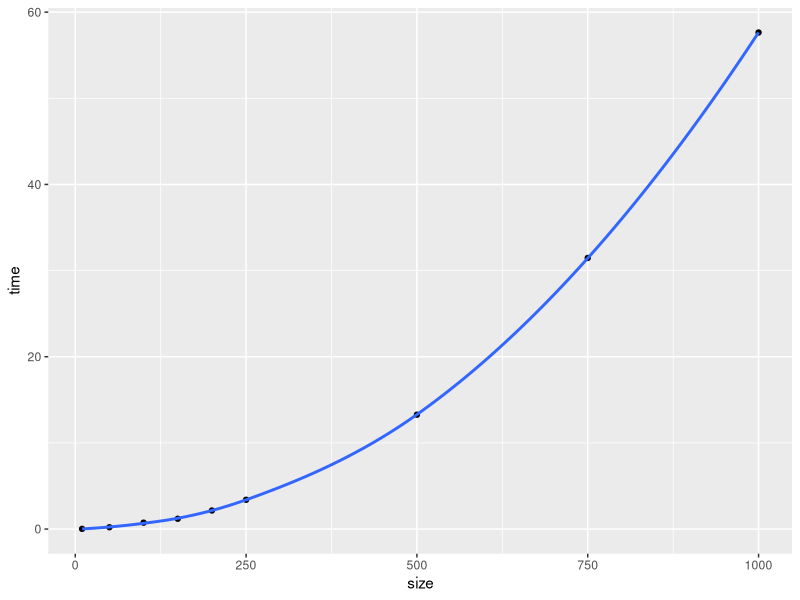
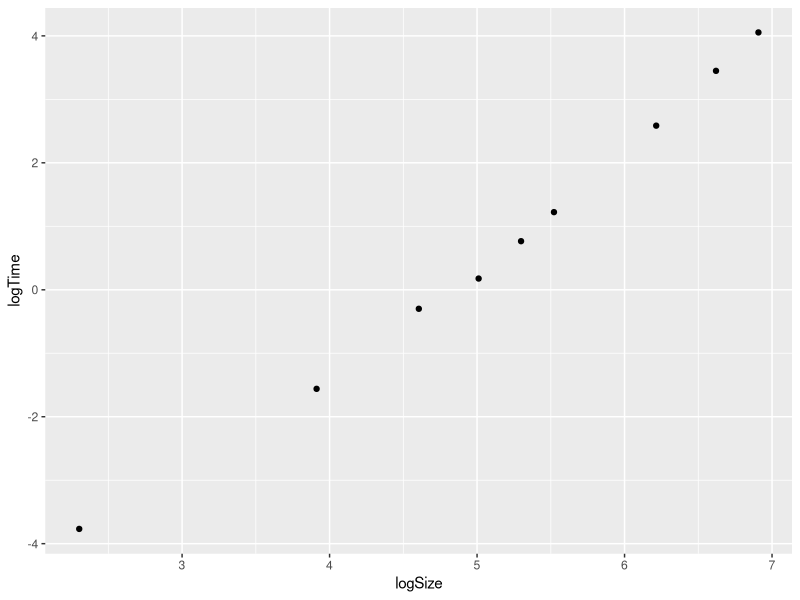

Write the R code that produced these figures, in order.
library(tidyverse)

size <- c(10, 50, 100, 150, 200, 250, 500, 750, 1000)
time <- c(0.02311448205728084, 0.21002487500663847, 0.741171, 1.1935353100000001, 2.1499613220000002, 3.3981936269999995, 13.271662949, 31.467654691000003
, 57.638190504)
df <- data.frame(size, time)
size_pred <- data.frame(size=c(1e3, 1e4, 1e5, 1e6, 1e7))

ggplot(df, aes(x=size, y=time)) +
  geom_point() +
  geom_smooth(method="loess", se = F)

df$logTime <- log(df$time)
df$logSize <- log(df$size)
ggplot(df, aes(x=logSize, y=logTime)) +
  geom_point()

# fit non-linear model
mod <- nls(time ~ exp(a + b * size), data = df, start = list(a = 0, b = 0))
predict(mod, newdata=size_pred)
